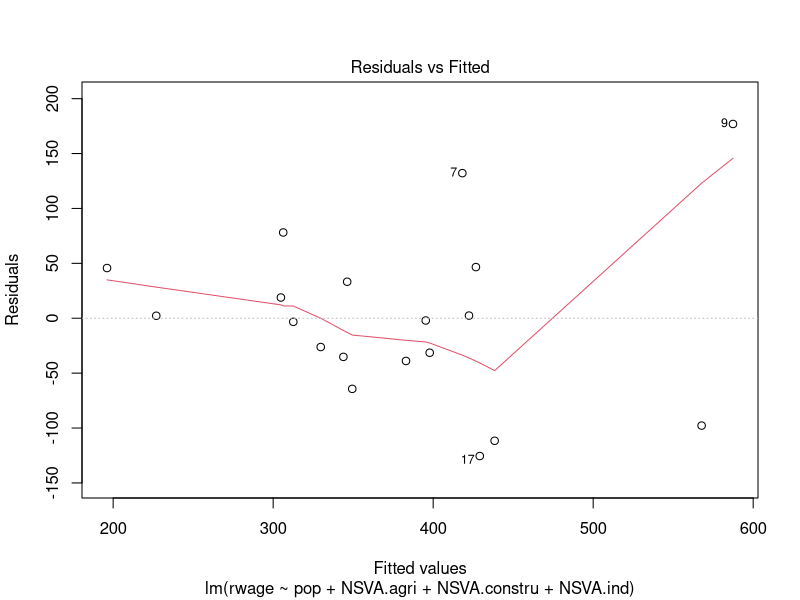

Write R code to recreate this figure.
library(readxl)

# Import Dataset
projectdata_24_25 <- read_excel("projectdata 24-25.xlsx")

# Explore Data
summary(projectdata_24_25)

# Multiple Linear Regression
model1 <- lm(
  rwage ~ pop + `NSVA.agri` + `NSVA.constru` + `NSVA.ind`,
  data = projectdata_24_25
)

# Regression Results
summary(model1)

# Diagnostic Plot
plot(model1, which = 1)
